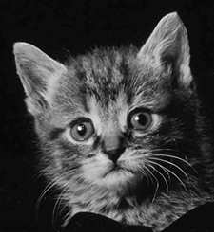
//> input picture cat.png, 214 x 232 px
$ ./GuildeFilter   (built with g++ and OpenCV 4)
//> lines starting //> are read from the running program, lines starting //| are printed output that depends on the picture
//> further down, I is the input picture: 232 rows x 214 cols, CV_8UC1; min 0, max 255, mean 59.7
### GuideFilter.h
#pragma once
#include <opencv2/opencv.hpp>

using namespace std;
using namespace cv;

class GuidedFilterImpl;

class GuidedFilter
{
	public:
		GuidedFilter(const Mat & I, int r, double eps);
		~GuidedFilter();

		Mat filter(const Mat&p, int depth = -1) const;

private:
	GuidedFilterImpl * impl_;
};

Mat guidedFilter(const Mat& I, const Mat&p, int r, double eps, int depth = -1);

### GuildeFilter.cpp
#include "GuideFilter.h"

static Mat boxfilter(const Mat & I, int r) {
	Mat result;         // 32x32 window이다.
	blur(I, result, Size(r, r));
	// 찾아봤더니 mean filter이다.
	// rxr 커널가지고 범위 평균 낸것
	return result;
}

static Mat convertTo(const Mat&mat, int depth) {
//> called with depth = 5
	if (mat.depth() == depth)
		return mat;

	Mat result;
	mat.convertTo(result, depth);
	return result;
}


class GuidedFilterImpl {
public:
	virtual ~GuidedFilterImpl() {}
	Mat filter(const Mat &p, int depth);
protected:
	int Idepth;
private:
	virtual Mat filterSingleChannel(const Mat&p) const = 0;
};


class GuidedFilterMono : public GuidedFilterImpl {
public:
	GuidedFilterMono(const Mat&I, int r, double eps);

private:
	virtual Mat filterSingleChannel(const Mat&p) const;

private :
	int r;
	double eps;
	Mat I, mean_I, var_I;
};

Mat GuidedFilterImpl::filter(const Mat &p, int depth) {

	Mat p2 = convertTo(p, Idepth);
	Mat result;

	if (p.channels() == 1) {
		result = filterSingleChannel(p2);
	}
	else {

		std::vector <Mat> pc; //이게 채널이 여러개면 split한다.
		split(p2, pc);

		for (std::size_t i = 0; i < pc.size(); ++i)
			pc[i] = filterSingleChannel(pc[i]);

		merge(pc, result); // merge한다.
	}

	return convertTo(result, depth == -1 ? p.depth() : depth);
}

GuidedFilterMono::GuidedFilterMono(const Mat&origI, int r, double eps) : r(r), eps(eps) {

	if (origI.depth() == CV_32F || origI.depth() == CV_64F)
		I = origI.clone();
	else
		I = convertTo(origI, CV_32F);

	Idepth = I.depth();
//> Idepth = 5

	mean_I = boxfilter(I, r);
	Mat mean_II = boxfilter(I.mul(I), r);
	var_I = mean_II - mean_I.mul(mean_I);
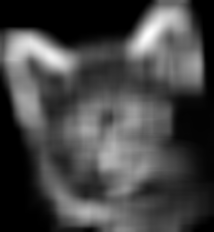
//> var_I: 232 rows x 214 cols, CV_32FC1; min 0.851, max 5581.6, mean 1519.3; drawn with min black and max white

}
Mat GuidedFilterMono::filterSingleChannel(const Mat &p)const {

	// 1
	Mat mean_p  = boxfilter(p, r); // 가이드 이미지, 윈도우 radius는 r

	// 2            fmean(I.*p)
	Mat mean_Ip = boxfilter(I.mul(p), r);

	// I와 mul p 한것          meanI.*meanp
	Mat cov_Ip  = mean_Ip - mean_I.mul(mean_p);

	// E(ak,bk)= 시그마wk에 속하는 i((akIi + bk - pi)^2 + eak^2) // 이렇게 만든 코스트 펑션을 미니마이즈 하는 것

	// 미니마이즈 시킨 해
	// a와 b는 coeffient이다. => 그래서 해가 아래것
	Mat a = cov_Ip / (var_I + eps);
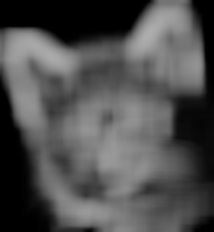
//> a: 232 rows x 214 cols, CV_32FC1; min 0.000327, max 0.682, mean 0.31
	Mat b = mean_p - a.mul(mean_I);
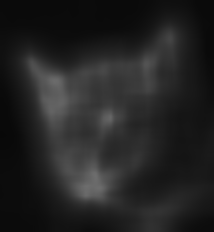
//> b: 232 rows x 214 cols, CV_32FC1; min 8.81, max 109.3, mean 35.4

	Mat mean_a = boxfilter(a, r);
//> in boxfilter (call 5), `blur(I, result, Size(r, r));`:
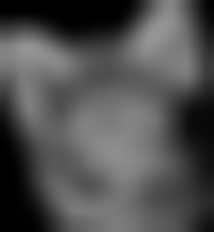
//> result: 232 rows x 214 cols, CV_32FC1; min 0.000811, max 0.587, mean 0.311
	Mat mean_b = boxfilter(b, r);
//> in boxfilter (call 6), `blur(I, result, Size(r, r));`:
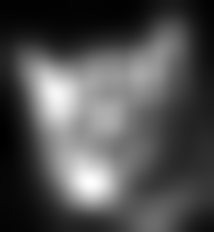
//> result: 232 rows x 214 cols, CV_32FC1; min 9.89, max 91.12, mean 35.4; drawn with min black and max white

	return mean_a.mul(I) + mean_b;
	// qi = akIi + bk, 모든 i는 wk에 속한다.
	// q는 픽셀 k를 중심으로 하는 윈도우를 가지고 I를 이용해서 linear transform을 하여 만들어짐
	// 이러한 local linear model은 I가 엣지를 가질 때만 단지 q도 엣지를 가진다고 나옴
}

GuidedFilter::GuidedFilter(const Mat& I, int r, double eps) {
	if (I.channels() == 1)
		impl_ = new GuidedFilterMono(I, 2*r+1, eps); // 2*r+1 시켜준다. => window 의 한 변의 사이즈로 만듬
}

Mat guidedFilter(const Mat & I, const Mat & p, int r, double eps, int depth) {
	return GuidedFilter(I, r, eps).filter(p, depth);
}

GuidedFilter::~GuidedFilter() {
	delete impl_;
}

Mat GuidedFilter::filter(const Mat &p, int depth) const {
	return impl_->filter(p, depth);
//> in filter, `result = filterSingleChannel(p2);`:
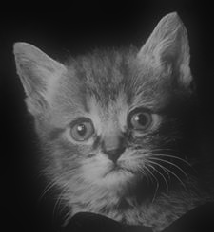
//> result: 232 rows x 214 cols, CV_32FC1; min 9.95, max 183.9, mean 59.7
}

double getPSNR(const Mat& I1, const Mat& I2)
{
	Mat s1;
	absdiff(I1, I2, s1);       // |I1 - I2|
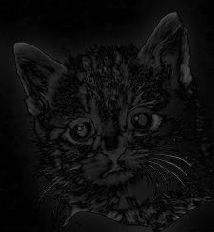
//> s1: 232 rows x 214 cols, CV_8UC1; min 0, max 104, mean 14.3
	s1.convertTo(s1, CV_32F);  // cannot make a square on 8 bits
//> s1: 232 rows x 214 cols, CV_32FC1
	s1 = s1.mul(s1);           // |I1 - I2|^2

	Scalar s = sum(s1);        // sum elements per channel
//> s = Scalar(17740363)

	double sse = s.val[0] + s.val[1] + s.val[2]; // sum channels
//> sse = 17740363

	if (sse <= 1e-10) // for small values return zero
		return 0;
	else
	{
		double mse = sse / (double)(I1.channels() * I1.total());
//> mse = 357.3
		double psnr = 10.0 * log10((255 * 255) / mse);
//> psnr = 22.6
		return psnr;
	}
}
int main() {
	// 가우시안 필터를 쓰지 않는다.
	// 대신에 window 안에서 mean filter를 쓴다.
	// 가이드 이미지를 따로 넣기 때문에 연산량이 적다.
	Mat I, p;
	I = imread("cat.png", 0);
	double eps = 0.2 * 0.2;
	int r = 16; // 반지름
	eps *= 255 * 255;
    p = I;
	Mat q =guidedFilter(I ,p,  r, eps);
	imshow("origin", I);
	imshow("output", q);
	double  psnrV = getPSNR(I, q);
//> psnrV = 22.6
	cout << "psnrV: " << psnrV << endl;
//| psnrV: 22.6002
	if (!I.data) { return -1; }
	waitKey(0);
	return 0;
}
